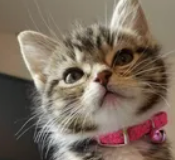
#> input picture CV_lab1-main/cat.png, 175 x 160 px
$ python main.py
#> lines starting #> are read from the running program, lines starting #| are printed output that depends on the picture
import cv2
import numpy as np

image = cv2.imread("cat.png")
#> image is the input picture: shape (160, 175, 3); mean B, G, R 95, 108.9, 124.3

w = image.shape[0]
#> w = 160
h = image.shape[1]
#> h = 175

image2 = cv2.cvtColor(image, cv2.COLOR_BGR2HSV)
#> image2: shape (160, 175, 3); mean H, S, V 26.8, 66.6, 124.5


for row in range(w):
    for column in range(h):

        bgr_pixel = np.array(image[row,column], dtype=np.float32)
        B, G, R = bgr_pixel

        V = max(R,G,B)
        if V>0:
            S = (V - min(bgr_pixel))/V
        else:
            S = 0

        H = 0
        if R == G == B:
            H = 0
        elif V == R:
            H = 60*(G-B)/(V-min(R,G,B))
        elif V == G:
            H = 120 + 60*(B-R)/(V-min(R,G,B))
        elif V == B:
            H = 120 + 60*(R-G)/(V-min(R,G,B))

        H%=360


        image[row, column] = (H/2, S*255, V) # чтобы уложиться в 8-битный формат
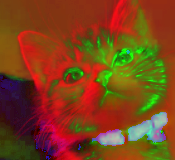
#> image: shape (160, 175, 3); mean B, G, R 25.8, 66.2, 124.5


image2[1] += 100
#> image2: shape (160, 175, 3); mean H, S, V 27.4, 67.3, 124.9

print('Мой результат',image[1:10,100])
#| Мой результат [[ 21  44 142]
#|  [ 21  44 142]
#|  [ 21  44 142]
#|  [ 21  44 142]
#|  [ 21  45 141]
#|  [ 22  45 141]
#|  [ 23  43 140]
#|  [ 23  43 140]
#|  [ 22  43 140]]
print("Результат cv2",image2[1:10,100])
#| Результат cv2 [[122 145 242]
#|  [ 22  45 142]
#|  [ 22  45 142]
#|  [ 22  45 142]
#|  [ 22  45 141]
#|  [ 23  45 141]
#|  [ 24  44 140]
#|  [ 24  44 140]
#|  [ 23  44 140]]
print(image.shape)
#| (160, 175, 3)


cv2.imshow('my', image)
cv2.imshow('cv2', image2)

#cv2.imwrite("test.png",image)
cv2.waitKey(0)

#print(image[100,100]) #NOT RGB - BGR


''' и мы поигрались с кодом
TASK 1

'''
